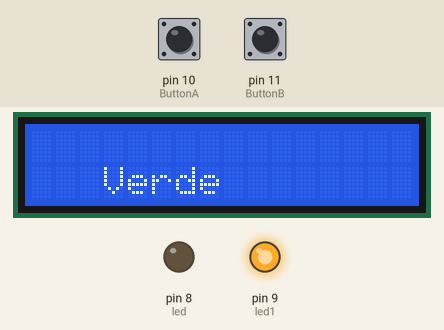
Simulated run of this sketch. Board: Arduino Uno, built with avr-gcc and run on an emulated ATmega328P. Shown: 16×2 character LCD, output pins drawn as LEDs (lit = HIGH). The inputs (shaded band) are chosen by the test bench; at power-on: pin 10 (ButtonA) LOW, pin 11 (ButtonB) LOW.

Above: at 2.2 s.
2.3 s: pin 10 (ButtonA) pulled HIGH for 0.15 s
At 3.5 s:
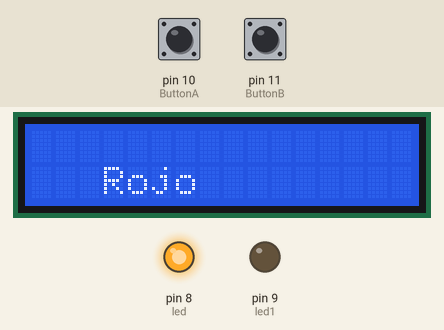
3.9 s: pin 11 (ButtonB) pulled HIGH for 0.15 s
At 5.0 s:
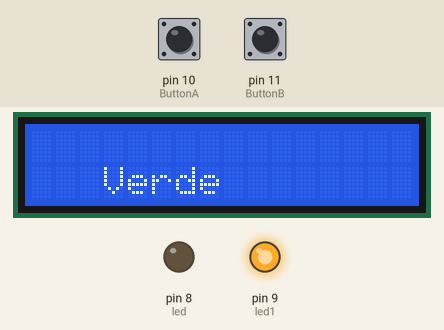
5.5 s: pin 10 (ButtonA) pulled HIGH for 1 s
At 6.1 s:
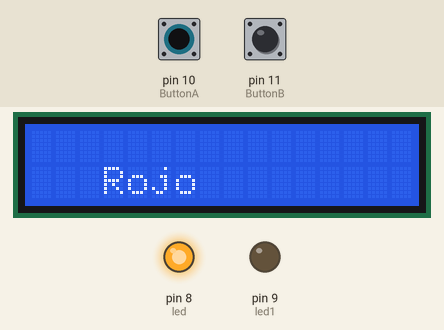
8.0 s: pin 10 (ButtonA) driven HIGH and pin 11 (ButtonB) driven HIGH
At 8.49 s:
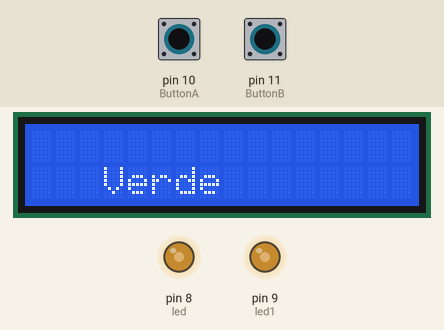
10.7 s: pin 10 (ButtonA) driven LOW
13.7 s: pin 10 (ButtonA) driven HIGH
Timing chart, 0 to 64.2 s (numbered marks = the images above; inputs shaded):
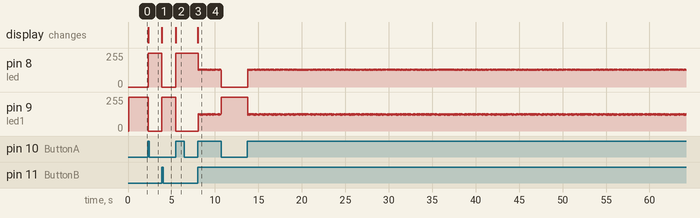

Measured:
- after the input at 2.3 s, pin 8 (led): 0/255 → 255/255 at once; pin 9 (led1): 255/255 → 0/255 at once; the display: changes at once (image 1)
- after the input at 3.9 s, pin 8 (led): 255/255 → 0/255 at once; pin 9 (led1): 0/255 → 255/255 at once; the display: changes at once (image 2)
- after the input at 5.5 s, pin 8 (led): 0/255 → 255/255 at once; pin 9 (led1): 255/255 → 0/255 at once; the display: changes at once (image 3)
- after the input at 8.0 s, the display: changes at once (image 4)

The sketch:

LCD_Directo.ino
```cpp
//LCD_Directo//
//Autor Borxo García//
//Licencia de Creative Commons Reconocimiento-NoComercial 4.0 Internacional.//

#include <LiquidCrystal.h>
LiquidCrystal lcd(2, 3, 4, 5, 6, 7);

#define led  8
#define led1  9
#define ButtonA  10
#define ButtonB  11

int ValorA;
int ValorB;

void setup()
	{
		pinMode(ButtonA, INPUT);
		pinMode(ButtonB, INPUT);
		pinMode(led, OUTPUT);
		pinMode(led1, OUTPUT);

		//lcd.home();
		lcd.begin(16, 2);
		lcd.setCursor(3, 1);
		lcd.print("Verde");
		digitalWrite(led1, HIGH);
		delay(1000);
	}

void loop()
	{

		ValorA = digitalRead(ButtonA);
		ValorB = digitalRead(ButtonB);

		if (ValorA == HIGH)
			{
				lcd.clear();
				lcd.setCursor(3, 1);
				lcd.print("Rojo");
				digitalWrite(led, HIGH);
				digitalWrite(led1, LOW);
			}

		if (ValorB == HIGH)
			{
				lcd.clear();
				lcd.setCursor(3, 1);
				lcd.print("Verde");
				digitalWrite(led, LOW);
				digitalWrite(led1, HIGH);
			}
	}
```
